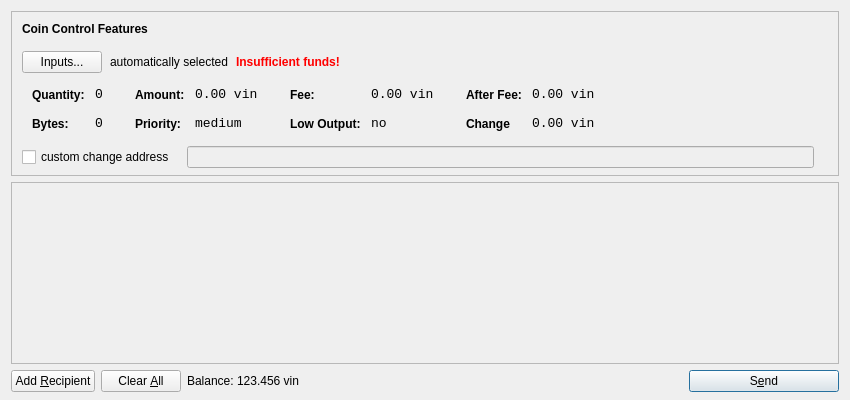
<?xml version="1.0" encoding="UTF-8"?>
<ui version="4.0">
 <class>SendCoinsDialog</class>
 <widget class="QDialog" name="SendCoinsDialog">
  <property name="geometry">
   <rect>
    <x>0</x>
    <y>0</y>
    <width>850</width>
    <height>400</height>
   </rect>
  </property>
  <property name="windowTitle">
   <string>Send Coins</string>
  </property>
  <layout class="QVBoxLayout" name="verticalLayout" stretch="0,1,0">
   <property name="bottomMargin">
    <number>8</number>
   </property>
   <item>
    <widget class="QFrame" name="frameCoinControl">
     <property name="sizePolicy">
      <sizepolicy hsizetype="Expanding" vsizetype="Expanding">
       <horstretch>0</horstretch>
       <verstretch>0</verstretch>
      </sizepolicy>
     </property>
     <property name="maximumSize">
      <size>
       <width>16777215</width>
       <height>16777215</height>
      </size>
     </property>
     <property name="frameShape">
      <enum>QFrame::StyledPanel</enum>
     </property>
     <property name="frameShadow">
      <enum>QFrame::Sunken</enum>
     </property>
     <layout class="QVBoxLayout" name="verticalLayoutCoinControl2">
      <property name="spacing">
       <number>-1</number>
      </property>
      <property name="leftMargin">
       <number>0</number>
      </property>
      <property name="topMargin">
       <number>0</number>
      </property>
      <property name="rightMargin">
       <number>0</number>
      </property>
      <property name="bottomMargin">
       <number>6</number>
      </property>
      <item>
       <layout class="QVBoxLayout" name="verticalLayoutCoinControl" stretch="0,0,0,0,1">
        <property name="spacing">
         <number>0</number>
        </property>
        <property name="leftMargin">
         <number>10</number>
        </property>
        <property name="topMargin">
         <number>10</number>
        </property>
        <item>
         <layout class="QHBoxLayout" name="horizontalLayoutCoinControl1">
          <property name="bottomMargin">
           <number>15</number>
          </property>
          <item>
           <widget class="QLabel" name="labelCoinControlFeatures">
            <property name="sizePolicy">
             <sizepolicy hsizetype="Preferred" vsizetype="Maximum">
              <horstretch>0</horstretch>
              <verstretch>0</verstretch>
             </sizepolicy>
            </property>
            <property name="font">
             <font>
              <weight>75</weight>
              <bold>true</bold>
             </font>
            </property>
            <property name="styleSheet">
             <string notr="true">font-weight:bold;</string>
            </property>
            <property name="text">
             <string>Coin Control Features</string>
            </property>
           </widget>
          </item>
         </layout>
        </item>
        <item>
         <layout class="QHBoxLayout" name="horizontalLayoutCoinControl2" stretch="0,0,0,0">
          <property name="spacing">
           <number>8</number>
          </property>
          <property name="bottomMargin">
           <number>10</number>
          </property>
          <item>
           <widget class="QPushButton" name="pushButtonCoinControl">
            <property name="styleSheet">
             <string notr="true"/>
            </property>
            <property name="text">
             <string>Inputs...</string>
            </property>
           </widget>
          </item>
          <item>
           <widget class="QLabel" name="labelCoinControlAutomaticallySelected">
            <property name="text">
             <string>automatically selected</string>
            </property>
            <property name="margin">
             <number>5</number>
            </property>
           </widget>
          </item>
          <item>
           <widget class="QLabel" name="labelCoinControlInsuffFunds">
            <property name="font">
             <font>
              <weight>75</weight>
              <bold>true</bold>
             </font>
            </property>
            <property name="styleSheet">
             <string notr="true">color:red;font-weight:bold;</string>
            </property>
            <property name="text">
             <string>Insufficient funds!</string>
            </property>
            <property name="margin">
             <number>5</number>
            </property>
           </widget>
          </item>
          <item>
           <spacer name="horizontalSpacerCoinControl">
            <property name="orientation">
             <enum>Qt::Horizontal</enum>
            </property>
            <property name="sizeHint" stdset="0">
             <size>
              <width>40</width>
              <height>1</height>
             </size>
            </property>
           </spacer>
          </item>
         </layout>
        </item>
        <item>
         <widget class="QWidget" name="widgetCoinControl" native="true">
          <property name="sizePolicy">
           <sizepolicy hsizetype="Preferred" vsizetype="Preferred">
            <horstretch>0</horstretch>
            <verstretch>0</verstretch>
           </sizepolicy>
          </property>
          <property name="minimumSize">
           <size>
            <width>0</width>
            <height>0</height>
           </size>
          </property>
          <property name="styleSheet">
           <string notr="true"/>
          </property>
          <layout class="QHBoxLayout" name="horizontalLayoutCoinControl5">
           <property name="margin">
            <number>0</number>
           </property>
           <item>
            <layout class="QHBoxLayout" name="horizontalLayoutCoinControl3" stretch="0,0,0,1">
             <property name="spacing">
              <number>20</number>
             </property>
             <property name="topMargin">
              <number>0</number>
             </property>
             <property name="bottomMargin">
              <number>10</number>
             </property>
             <item>
              <layout class="QFormLayout" name="formLayoutCoinControl1">
               <property name="horizontalSpacing">
                <number>10</number>
               </property>
               <property name="verticalSpacing">
                <number>14</number>
               </property>
               <property name="leftMargin">
                <number>10</number>
               </property>
               <property name="topMargin">
                <number>4</number>
               </property>
               <property name="rightMargin">
                <number>6</number>
               </property>
               <item row="0" column="0">
                <widget class="QLabel" name="labelCoinControlQuantityText">
                 <property name="styleSheet">
                  <string notr="true">font-weight:bold;</string>
                 </property>
                 <property name="text">
                  <string>Quantity:</string>
                 </property>
                 <property name="margin">
                  <number>0</number>
                 </property>
                </widget>
               </item>
               <item row="0" column="1">
                <widget class="QLabel" name="labelCoinControlQuantity">
                 <property name="font">
                  <font>
                   <family>Monospace</family>
                   <pointsize>10</pointsize>
                  </font>
                 </property>
                 <property name="cursor">
                  <cursorShape>IBeamCursor</cursorShape>
                 </property>
                 <property name="contextMenuPolicy">
                  <enum>Qt::ActionsContextMenu</enum>
                 </property>
                 <property name="text">
                  <string>0</string>
                 </property>
                 <property name="margin">
                  <number>0</number>
                 </property>
                 <property name="textInteractionFlags">
                  <set>Qt::LinksAccessibleByMouse|Qt::TextSelectableByKeyboard|Qt::TextSelectableByMouse</set>
                 </property>
                </widget>
               </item>
               <item row="1" column="0">
                <widget class="QLabel" name="labelCoinControlBytesText">
                 <property name="styleSheet">
                  <string notr="true">font-weight:bold;</string>
                 </property>
                 <property name="text">
                  <string>Bytes:</string>
                 </property>
                </widget>
               </item>
               <item row="1" column="1">
                <widget class="QLabel" name="labelCoinControlBytes">
                 <property name="font">
                  <font>
                   <family>Monospace</family>
                   <pointsize>10</pointsize>
                  </font>
                 </property>
                 <property name="cursor">
                  <cursorShape>IBeamCursor</cursorShape>
                 </property>
                 <property name="contextMenuPolicy">
                  <enum>Qt::ActionsContextMenu</enum>
                 </property>
                 <property name="text">
                  <string>0</string>
                 </property>
                 <property name="textInteractionFlags">
                  <set>Qt::LinksAccessibleByMouse|Qt::TextSelectableByKeyboard|Qt::TextSelectableByMouse</set>
                 </property>
                </widget>
               </item>
              </layout>
             </item>
             <item>
              <layout class="QFormLayout" name="formLayoutCoinControl2">
               <property name="horizontalSpacing">
                <number>10</number>
               </property>
               <property name="verticalSpacing">
                <number>14</number>
               </property>
               <property name="leftMargin">
                <number>6</number>
               </property>
               <property name="topMargin">
                <number>4</number>
               </property>
               <property name="rightMargin">
                <number>6</number>
               </property>
               <item row="0" column="0">
                <widget class="QLabel" name="labelCoinControlAmountText">
                 <property name="styleSheet">
                  <string notr="true">font-weight:bold;</string>
                 </property>
                 <property name="text">
                  <string>Amount:</string>
                 </property>
                 <property name="margin">
                  <number>0</number>
                 </property>
                </widget>
               </item>
               <item row="0" column="1">
                <widget class="QLabel" name="labelCoinControlAmount">
                 <property name="font">
                  <font>
                   <family>Monospace</family>
                   <pointsize>10</pointsize>
                  </font>
                 </property>
                 <property name="cursor">
                  <cursorShape>IBeamCursor</cursorShape>
                 </property>
                 <property name="contextMenuPolicy">
                  <enum>Qt::ActionsContextMenu</enum>
                 </property>
                 <property name="text">
                  <string>0.00 vin</string>
                 </property>
                 <property name="textInteractionFlags">
                  <set>Qt::LinksAccessibleByMouse|Qt::TextSelectableByKeyboard|Qt::TextSelectableByMouse</set>
                 </property>
                </widget>
               </item>
               <item row="1" column="0">
                <widget class="QLabel" name="labelCoinControlPriorityText">
                 <property name="styleSheet">
                  <string notr="true">font-weight:bold;</string>
                 </property>
                 <property name="text">
                  <string>Priority:</string>
                 </property>
                </widget>
               </item>
               <item row="1" column="1">
                <widget class="QLabel" name="labelCoinControlPriority">
                 <property name="font">
                  <font>
                   <family>Monospace</family>
                   <pointsize>10</pointsize>
                  </font>
                 </property>
                 <property name="cursor">
                  <cursorShape>IBeamCursor</cursorShape>
                 </property>
                 <property name="contextMenuPolicy">
                  <enum>Qt::ActionsContextMenu</enum>
                 </property>
                 <property name="text">
                  <string>medium</string>
                 </property>
                 <property name="textInteractionFlags">
                  <set>Qt::LinksAccessibleByMouse|Qt::TextSelectableByKeyboard|Qt::TextSelectableByMouse</set>
                 </property>
                </widget>
               </item>
              </layout>
             </item>
             <item>
              <layout class="QFormLayout" name="formLayoutCoinControl3">
               <property name="horizontalSpacing">
                <number>10</number>
               </property>
               <property name="verticalSpacing">
                <number>14</number>
               </property>
               <property name="leftMargin">
                <number>6</number>
               </property>
               <property name="topMargin">
                <number>4</number>
               </property>
               <property name="rightMargin">
                <number>6</number>
               </property>
               <item row="0" column="0">
                <widget class="QLabel" name="labelCoinControlFeeText">
                 <property name="styleSheet">
                  <string notr="true">font-weight:bold;</string>
                 </property>
                 <property name="text">
                  <string>Fee:</string>
                 </property>
                 <property name="margin">
                  <number>0</number>
                 </property>
                </widget>
               </item>
               <item row="0" column="1">
                <widget class="QLabel" name="labelCoinControlFee">
                 <property name="font">
                  <font>
                   <family>Monospace</family>
                   <pointsize>10</pointsize>
                  </font>
                 </property>
                 <property name="cursor">
                  <cursorShape>IBeamCursor</cursorShape>
                 </property>
                 <property name="contextMenuPolicy">
                  <enum>Qt::ActionsContextMenu</enum>
                 </property>
                 <property name="text">
                  <string>0.00 vin</string>
                 </property>
                 <property name="textInteractionFlags">
                  <set>Qt::LinksAccessibleByMouse|Qt::TextSelectableByKeyboard|Qt::TextSelectableByMouse</set>
                 </property>
                </widget>
               </item>
               <item row="1" column="0">
                <widget class="QLabel" name="labelCoinControlLowOutputText">
                 <property name="styleSheet">
                  <string notr="true">font-weight:bold;</string>
                 </property>
                 <property name="text">
                  <string>Low Output:</string>
                 </property>
                </widget>
               </item>
               <item row="1" column="1">
                <widget class="QLabel" name="labelCoinControlLowOutput">
                 <property name="font">
                  <font>
                   <family>Monospace</family>
                   <pointsize>10</pointsize>
                  </font>
                 </property>
                 <property name="cursor">
                  <cursorShape>IBeamCursor</cursorShape>
                 </property>
                 <property name="contextMenuPolicy">
                  <enum>Qt::ActionsContextMenu</enum>
                 </property>
                 <property name="text">
                  <string>no</string>
                 </property>
                 <property name="textInteractionFlags">
                  <set>Qt::LinksAccessibleByMouse|Qt::TextSelectableByKeyboard|Qt::TextSelectableByMouse</set>
                 </property>
                </widget>
               </item>
              </layout>
             </item>
             <item>
              <layout class="QFormLayout" name="formLayoutCoinControl4">
               <property name="horizontalSpacing">
                <number>10</number>
               </property>
               <property name="verticalSpacing">
                <number>14</number>
               </property>
               <property name="leftMargin">
                <number>6</number>
               </property>
               <property name="topMargin">
                <number>4</number>
               </property>
               <property name="rightMargin">
                <number>6</number>
               </property>
               <item row="0" column="0">
                <widget class="QLabel" name="labelCoinControlAfterFeeText">
                 <property name="styleSheet">
                  <string notr="true">font-weight:bold;</string>
                 </property>
                 <property name="text">
                  <string>After Fee:</string>
                 </property>
                 <property name="margin">
                  <number>0</number>
                 </property>
                </widget>
               </item>
               <item row="0" column="1">
                <widget class="QLabel" name="labelCoinControlAfterFee">
                 <property name="font">
                  <font>
                   <family>Monospace</family>
                   <pointsize>10</pointsize>
                  </font>
                 </property>
                 <property name="cursor">
                  <cursorShape>IBeamCursor</cursorShape>
                 </property>
                 <property name="contextMenuPolicy">
                  <enum>Qt::ActionsContextMenu</enum>
                 </property>
                 <property name="text">
                  <string>0.00 vin</string>
                 </property>
                 <property name="textInteractionFlags">
                  <set>Qt::LinksAccessibleByMouse|Qt::TextSelectableByKeyboard|Qt::TextSelectableByMouse</set>
                 </property>
                </widget>
               </item>
               <item row="1" column="0">
                <widget class="QLabel" name="labelCoinControlChangeText">
                 <property name="styleSheet">
                  <string notr="true">font-weight:bold;</string>
                 </property>
                 <property name="text">
                  <string>Change</string>
                 </property>
                </widget>
               </item>
               <item row="1" column="1">
                <widget class="QLabel" name="labelCoinControlChange">
                 <property name="font">
                  <font>
                   <family>Monospace</family>
                   <pointsize>10</pointsize>
                  </font>
                 </property>
                 <property name="cursor">
                  <cursorShape>IBeamCursor</cursorShape>
                 </property>
                 <property name="contextMenuPolicy">
                  <enum>Qt::ActionsContextMenu</enum>
                 </property>
                 <property name="text">
                  <string>0.00 vin</string>
                 </property>
                 <property name="textInteractionFlags">
                  <set>Qt::LinksAccessibleByMouse|Qt::TextSelectableByKeyboard|Qt::TextSelectableByMouse</set>
                 </property>
                </widget>
               </item>
              </layout>
             </item>
            </layout>
           </item>
          </layout>
         </widget>
        </item>
        <item>
         <layout class="QHBoxLayout" name="horizontalLayoutCoinControl4" stretch="0,0,0">
          <property name="spacing">
           <number>12</number>
          </property>
          <property name="sizeConstraint">
           <enum>QLayout::SetDefaultConstraint</enum>
          </property>
          <property name="topMargin">
           <number>5</number>
          </property>
          <property name="rightMargin">
           <number>5</number>
          </property>
          <item>
           <widget class="QCheckBox" name="checkBoxCoinControlChange">
            <property name="text">
             <string>custom change address</string>
            </property>
           </widget>
          </item>
          <item>
           <widget class="QLineEdit" name="lineEditCoinControlChange">
            <property name="enabled">
             <bool>false</bool>
            </property>
            <property name="sizePolicy">
             <sizepolicy hsizetype="Expanding" vsizetype="Fixed">
              <horstretch>0</horstretch>
              <verstretch>0</verstretch>
             </sizepolicy>
            </property>
           </widget>
          </item>
          <item>
           <widget class="QLabel" name="labelCoinControlChangeLabel">
            <property name="sizePolicy">
             <sizepolicy hsizetype="Preferred" vsizetype="Expanding">
              <horstretch>0</horstretch>
              <verstretch>0</verstretch>
             </sizepolicy>
            </property>
            <property name="minimumSize">
             <size>
              <width>0</width>
              <height>0</height>
             </size>
            </property>
            <property name="text">
             <string/>
            </property>
            <property name="margin">
             <number>3</number>
            </property>
           </widget>
          </item>
         </layout>
        </item>
        <item>
         <spacer name="verticalSpacerCoinControl">
          <property name="orientation">
           <enum>Qt::Vertical</enum>
          </property>
          <property name="sizeHint" stdset="0">
           <size>
            <width>800</width>
            <height>1</height>
           </size>
          </property>
         </spacer>
        </item>
       </layout>
      </item>
     </layout>
    </widget>
   </item>
   <item>
    <widget class="QScrollArea" name="scrollArea">
     <property name="widgetResizable">
      <bool>true</bool>
     </property>
     <widget class="QWidget" name="scrollAreaWidgetContents">
      <property name="geometry">
       <rect>
        <x>0</x>
        <y>0</y>
        <width>830</width>
        <height>165</height>
       </rect>
      </property>
      <layout class="QVBoxLayout" name="verticalLayout_2">
       <property name="margin">
        <number>0</number>
       </property>
       <item>
        <layout class="QVBoxLayout" name="entries">
         <property name="spacing">
          <number>6</number>
         </property>
        </layout>
       </item>
       <item>
        <spacer name="verticalSpacer">
         <property name="orientation">
          <enum>Qt::Vertical</enum>
         </property>
         <property name="sizeHint" stdset="0">
          <size>
           <width>20</width>
           <height>40</height>
          </size>
         </property>
        </spacer>
       </item>
      </layout>
     </widget>
    </widget>
   </item>
   <item>
    <layout class="QHBoxLayout" name="horizontalLayout">
     <item>
      <widget class="QPushButton" name="addButton">
       <property name="toolTip">
        <string>Send to multiple recipients at once</string>
       </property>
       <property name="text">
        <string>Add &amp;Recipient</string>
       </property>
       <property name="icon">
        <iconset resource="../bitcoin.qrc">
         <normaloff>:/icons/add</normaloff>:/icons/add</iconset>
       </property>
       <property name="autoDefault">
        <bool>false</bool>
       </property>
      </widget>
     </item>
     <item>
      <widget class="QPushButton" name="clearButton">
       <property name="sizePolicy">
        <sizepolicy hsizetype="Minimum" vsizetype="Fixed">
         <horstretch>0</horstretch>
         <verstretch>0</verstretch>
        </sizepolicy>
       </property>
       <property name="toolTip">
        <string>Remove all transaction fields</string>
       </property>
       <property name="text">
        <string>Clear &amp;All</string>
       </property>
       <property name="icon">
        <iconset resource="../bitcoin.qrc">
         <normaloff>:/icons/remove</normaloff>:/icons/remove</iconset>
       </property>
       <property name="autoRepeatDelay">
        <number>300</number>
       </property>
       <property name="autoDefault">
        <bool>false</bool>
       </property>
      </widget>
     </item>
     <item>
      <layout class="QHBoxLayout" name="horizontalLayout_2">
       <property name="spacing">
        <number>3</number>
       </property>
       <item>
        <widget class="QLabel" name="label">
         <property name="sizePolicy">
          <sizepolicy hsizetype="Preferred" vsizetype="Fixed">
           <horstretch>0</horstretch>
           <verstretch>0</verstretch>
          </sizepolicy>
         </property>
         <property name="text">
          <string>Balance:</string>
         </property>
        </widget>
       </item>
       <item>
        <widget class="QLabel" name="labelBalance">
         <property name="sizePolicy">
          <sizepolicy hsizetype="Preferred" vsizetype="Fixed">
           <horstretch>0</horstretch>
           <verstretch>0</verstretch>
          </sizepolicy>
         </property>
         <property name="cursor">
          <cursorShape>IBeamCursor</cursorShape>
         </property>
         <property name="text">
          <string>123.456 vin</string>
         </property>
         <property name="textInteractionFlags">
          <set>Qt::LinksAccessibleByMouse|Qt::TextSelectableByKeyboard|Qt::TextSelectableByMouse</set>
         </property>
        </widget>
       </item>
      </layout>
     </item>
     <item>
      <spacer name="horizontalSpacer">
       <property name="orientation">
        <enum>Qt::Horizontal</enum>
       </property>
       <property name="sizeHint" stdset="0">
        <size>
         <width>40</width>
         <height>20</height>
        </size>
       </property>
      </spacer>
     </item>
     <item>
      <widget class="QPushButton" name="sendButton">
       <property name="minimumSize">
        <size>
         <width>150</width>
         <height>0</height>
        </size>
       </property>
       <property name="toolTip">
        <string>Confirm the send action</string>
       </property>
       <property name="text">
        <string>S&amp;end</string>
       </property>
       <property name="icon">
        <iconset resource="../bitcoin.qrc">
         <normaloff>:/icons/send</normaloff>:/icons/send</iconset>
       </property>
       <property name="default">
        <bool>true</bool>
       </property>
      </widget>
     </item>
    </layout>
   </item>
  </layout>
 </widget>
 <resources>
  <include location="../bitcoin.qrc"/>
 </resources>
 <connections/>
</ui>
